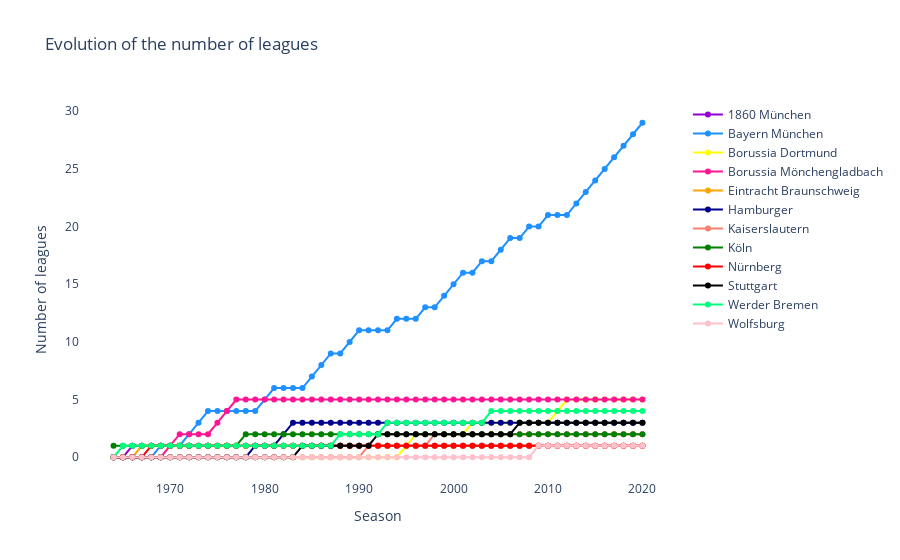

Here is the notebook cell this chart was saved with:
### Code cell
import plotly
import chart_studio.plotly as py
import plotly.graph_objects as go
import chart_studio
chart_studio.tools.set_credentials_file(username='Hami', api_key='••••••••••') ### SET YOUR API PASSWORT!!! IF YOU DO NOT HAVE ONE, CREATE IT :)

# convert season to integer type
season = [int(season[:4])+1 for season in evolution_leagues.index]
# colors for the line plot
colors = ['darkviolet', 'dodgerblue', 'yellow', 'deeppink', 'orange', 'darkblue', 'salmon', 'green', 'red', 'black', 'springgreen', 'pink']

# create a figure 
fig = go.Figure()

# add line plots - a line per team
for index, column in enumerate(evolution_leagues.columns):
    fig.add_trace(go.Scatter(x=season, y=evolution_leagues[column],
                        mode='lines+markers',
                        name=column,
                        line_color=colors[index],
                        hovertemplate = 'Leagues = '+'%{y} <br>' +
                        'Season  = ' + '%{x}'))

# Title and labels
fig.update_layout(title='Evolution of the number of leagues',
                   xaxis_title='Season',
                   yaxis_title='Number of leagues',
                   plot_bgcolor='white')


#py.iplot(fig, filename = 'evolution_leagues_bundesliga', sharing='public')

### Figure 1 — Plotly figure (JSON) as saved in the notebook; plotly's stock layout.template omitted (floating-point values rounded to 4 significant figures)
{"data": [{"hovertemplate": "Leagues = %{y} <br>Season  = %{x}", "line": {"color": "darkviolet"}, "mode": "lines+markers", "name": "1860 München", "type": "scatter", "x": [1964, 1965, 1966, 1967, 1968, 1969, 1970, 1971, 1972, 1973, 1974, 1975, 1976, 1977, 1978, 1979, 1980, 1981, 1982, 1983, 1984, 1985, 1986, 1987, 1988, 1989, 1990, 1991, 1992, 1993, 1994, 1995, 1996, 1997, 1998, 1999, 2000, 2001, 2002, 2003, 2004, 2005, 2006, 2007, 2008, 2009, 2010, 2011, 2012, 2013, 2014, 2015, 2016, 2017, 2018, 2019, 2020], "y": [0, 0, 1, 1, 1, 1, 1, 1, 1, 1, 1, 1, 1, 1, 1, 1, 1, 1, 1, 1, 1, 1, 1, 1, 1, 1, 1, 1, 1, 1, 1, 1, 1, 1, 1, 1, 1, 1, 1, 1, 1, 1, 1, 1, 1, 1, 1, 1, 1, 1, 1, 1, 1, 1, 1, 1, 1]}, {"hovertemplate": "Leagues = %{y} <br>Season  = %{x}", "line": {"color": "dodgerblue"}, "mode": "lines+markers", "name": "Bayern München", "type": "scatter", "x": [1964, 1965, 1966, 1967, 1968, 1969, 1970, 1971, 1972, 1973, 1974, 1975, 1976, 1977, 1978, 1979, 1980, 1981, 1982, 1983, 1984, 1985, 1986, 1987, 1988, 1989, 1990, 1991, 1992, 1993, 1994, 1995, 1996, 1997, 1998, 1999, 2000, 2001, 2002, 2003, 2004, 2005, 2006, 2007, 2008, 2009, 2010, 2011, 2012, 2013, 2014, 2015, 2016, 2017, 2018, 2019, 2020], "y": [0, 0, 0, 0, 0, 1, 1, 1, 2, 3, 4, 4, 4, 4, 4, 4, 5, 6, 6, 6, 6, 7, 8, 9, 9, 10, 11, 11, 11, 11, 12, 12, 12, 13, 13, 14, 15, 16, 16, 17, 17, 18, 19, 19, 20, 20, 21, 21, 21, 22, 23, 24, 25, 26, 27, 28, 29]}, {"hovertemplate": "Leagues = %{y} <br>Season  = %{x}", "line": {"color": "yellow"}, "mode": "lines+markers", "name": "Borussia Dortmund", "type": "scatter", "x": [1964, 1965, 1966, 1967, 1968, 1969, 1970, 1971, 1972, 1973, 1974, 1975, 1976, 1977, 1978, 1979, 1980, 1981, 1982, 1983, 1984, 1985, 1986, 1987, 1988, 1989, 1990, 1991, 1992, 1993, 1994, 1995, 1996, 1997, 1998, 1999, 2000, 2001, 2002, 2003, 2004, 2005, 2006, 2007, 2008, 2009, 2010, 2011, 2012, 2013, 2014, 2015, 2016, 2017, 2018, 2019, 2020], "y": [0, 0, 0, 0, 0, 0, 0, 0, 0, 0, 0, 0, 0, 0, 0, 0, 0, 0, 0, 0, 0, 0, 0, 0, 0, 0, 0, 0, 0, 0, 0, 1, 2, 2, 2, 2, 2, 2, 3, 3, 3, 3, 3, 3, 3, 3, 3, 4, 5, 5, 5, 5, 5, 5, 5, 5, 5]}, {"hovertemplate": "Leagues = %{y} <br>Season  = %{x}", "line": {"color": "deeppink"}, "mode": "lines+markers", "name": "Borussia Mönchengladbach", "type": "scatter", "x": [1964, 1965, 1966, 1967, 1968, 1969, 1970, 1971, 1972, 1973, 1974, 1975, 1976, 1977, 1978, 1979, 1980, 1981, 1982, 1983, 1984, 1985, 1986, 1987, 1988, 1989, 1990, 1991, 1992, 1993, 1994, 1995, 1996, 1997, 1998, 1999, 2000, 2001, 2002, 2003, 2004, 2005, 2006, 2007, 2008, 2009, 2010, 2011, 2012, 2013, 2014, 2015, 2016, 2017, 2018, 2019, 2020], "y": [0, 0, 0, 0, 0, 0, 1, 2, 2, 2, 2, 3, 4, 5, 5, 5, 5, 5, 5, 5, 5, 5, 5, 5, 5, 5, 5, 5, 5, 5, 5, 5, 5, 5, 5, 5, 5, 5, 5, 5, 5, 5, 5, 5, 5, 5, 5, 5, 5, 5, 5, 5, 5, 5, 5, 5, 5]}, {"hovertemplate": "Leagues = %{y} <br>Season  = %{x}", "line": {"color": "orange"}, "mode": "lines+markers", "name": "Eintracht Braunschweig", "type": "scatter", "x": [1964, 1965, 1966, 1967, 1968, 1969, 1970, 1971, 1972, 1973, 1974, 1975, 1976, 1977, 1978, 1979, 1980, 1981, 1982, 1983, 1984, 1985, 1986, 1987, 1988, 1989, 1990, 1991, 1992, 1993, 1994, 1995, 1996, 1997, 1998, 1999, 2000, 2001, 2002, 2003, 2004, 2005, 2006, 2007, 2008, 2009, 2010, 2011, 2012, 2013, 2014, 2015, 2016, 2017, 2018, 2019, 2020], "y": [0, 0, 0, 1, 1, 1, 1, 1, 1, 1, 1, 1, 1, 1, 1, 1, 1, 1, 1, 1, 1, 1, 1, 1, 1, 1, 1, 1, 1, 1, 1, 1, 1, 1, 1, 1, 1, 1, 1, 1, 1, 1, 1, 1, 1, 1, 1, 1, 1, 1, 1, 1, 1, 1, 1, 1, 1]}, {"hovertemplate": "Leagues = %{y} <br>Season  = %{x}", "line": {"color": "darkblue"}, "mode": "lines+markers", "name": "Hamburger", "type": "scatter", "x": [1964, 1965, 1966, 1967, 1968, 1969, 1970, 1971, 1972, 1973, 1974, 1975, 1976, 1977, 1978, 1979, 1980, 1981, 1982, 1983, 1984, 1985, 1986, 1987, 1988, 1989, 1990, 1991, 1992, 1993, 1994, 1995, 1996, 1997, 1998, 1999, 2000, 2001, 2002, 2003, 2004, 2005, 2006, 2007, 2008, 2009, 2010, 2011, 2012, 2013, 2014, 2015, 2016, 2017, 2018, 2019, 2020], "y": [0, 0, 0, 0, 0, 0, 0, 0, 0, 0, 0, 0, 0, 0, 0, 1, 1, 1, 2, 3, 3, 3, 3, 3, 3, 3, 3, 3, 3, 3, 3, 3, 3, 3, 3, 3, 3, 3, 3, 3, 3, 3, 3, 3, 3, 3, 3, 3, 3, 3, 3, 3, 3, 3, 3, 3, 3]}, {"hovertemplate": "Leagues = %{y} <br>Season  = %{x}", "line": {"color": "salmon"}, "mode": "lines+markers", "name": "Kaiserslautern", "type": "scatter", "x": [1964, 1965, 1966, 1967, 1968, 1969, 1970, 1971, 1972, 1973, 1974, 1975, 1976, 1977, 1978, 1979, 1980, 1981, 1982, 1983, 1984, 1985, 1986, 1987, 1988, 1989, 1990, 1991, 1992, 1993, 1994, 1995, 1996, 1997, 1998, 1999, 2000, 2001, 2002, 2003, 2004, 2005, 2006, 2007, 2008, 2009, 2010, 2011, 2012, 2013, 2014, 2015, 2016, 2017, 2018, 2019, 2020], "y": [0, 0, 0, 0, 0, 0, 0, 0, 0, 0, 0, 0, 0, 0, 0, 0, 0, 0, 0, 0, 0, 0, 0, 0, 0, 0, 0, 1, 1, 1, 1, 1, 1, 1, 2, 2, 2, 2, 2, 2, 2, 2, 2, 2, 2, 2, 2, 2, 2, 2, 2, 2, 2, 2, 2, 2, 2]}, {"hovertemplate": "Leagues = %{y} <br>Season  = %{x}", "line": {"color": "green"}, "mode": "lines+markers", "name": "Köln", "type": "scatter", "x": [1964, 1965, 1966, 1967, 1968, 1969, 1970, 1971, 1972, 1973, 1974, 1975, 1976, 1977, 1978, 1979, 1980, 1981, 1982, 1983, 1984, 1985, 1986, 1987, 1988, 1989, 1990, 1991, 1992, 1993, 1994, 1995, 1996, 1997, 1998, 1999, 2000, 2001, 2002, 2003, 2004, 2005, 2006, 2007, 2008, 2009, 2010, 2011, 2012, 2013, 2014, 2015, 2016, 2017, 2018, 2019, 2020], "y": [1, 1, 1, 1, 1, 1, 1, 1, 1, 1, 1, 1, 1, 1, 2, 2, 2, 2, 2, 2, 2, 2, 2, 2, 2, 2, 2, 2, 2, 2, 2, 2, 2, 2, 2, 2, 2, 2, 2, 2, 2, 2, 2, 2, 2, 2, 2, 2, 2, 2, 2, 2, 2, 2, 2, 2, 2]}, {"hovertemplate": "Leagues = %{y} <br>Season  = %{x}", "line": {"color": "red"}, "mode": "lines+markers", "name": "Nürnberg", "type": "scatter", "x": [1964, 1965, 1966, 1967, 1968, 1969, 1970, 1971, 1972, 1973, 1974, 1975, 1976, 1977, 1978, 1979, 1980, 1981, 1982, 1983, 1984, 1985, 1986, 1987, 1988, 1989, 1990, 1991, 1992, 1993, 1994, 1995, 1996, 1997, 1998, 1999, 2000, 2001, 2002, 2003, 2004, 2005, 2006, 2007, 2008, 2009, 2010, 2011, 2012, 2013, 2014, 2015, 2016, 2017, 2018, 2019, 2020], "y": [0, 0, 0, 0, 1, 1, 1, 1, 1, 1, 1, 1, 1, 1, 1, 1, 1, 1, 1, 1, 1, 1, 1, 1, 1, 1, 1, 1, 1, 1, 1, 1, 1, 1, 1, 1, 1, 1, 1, 1, 1, 1, 1, 1, 1, 1, 1, 1, 1, 1, 1, 1, 1, 1, 1, 1, 1]}, {"hovertemplate": "Leagues = %{y} <br>Season  = %{x}", "line": {"color": "black"}, "mode": "lines+markers", "name": "Stuttgart", "type": "scatter", "x": [1964, 1965, 1966, 1967, 1968, 1969, 1970, 1971, 1972, 1973, 1974, 1975, 1976, 1977, 1978, 1979, 1980, 1981, 1982, 1983, 1984, 1985, 1986, 1987, 1988, 1989, 1990, 1991, 1992, 1993, 1994, 1995, 1996, 1997, 1998, 1999, 2000, 2001, 2002, 2003, 2004, 2005, 2006, 2007, 2008, 2009, 2010, 2011, 2012, 2013, 2014, 2015, 2016, 2017, 2018, 2019, 2020], "y": [0, 0, 0, 0, 0, 0, 0, 0, 0, 0, 0, 0, 0, 0, 0, 0, 0, 0, 0, 0, 1, 1, 1, 1, 1, 1, 1, 1, 2, 2, 2, 2, 2, 2, 2, 2, 2, 2, 2, 2, 2, 2, 2, 3, 3, 3, 3, 3, 3, 3, 3, 3, 3, 3, 3, 3, 3]}, {"hovertemplate": "Leagues = %{y} <br>Season  = %{x}", "line": {"color": "springgreen"}, "mode": "lines+markers", "name": "Werder Bremen", "type": "scatter", "x": [1964, 1965, 1966, 1967, 1968, 1969, 1970, 1971, 1972, 1973, 1974, 1975, 1976, 1977, 1978, 1979, 1980, 1981, 1982, 1983, 1984, 1985, 1986, 1987, 1988, 1989, 1990, 1991, 1992, 1993, 1994, 1995, 1996, 1997, 1998, 1999, 2000, 2001, 2002, 2003, 2004, 2005, 2006, 2007, 2008, 2009, 2010, 2011, 2012, 2013, 2014, 2015, 2016, 2017, 2018, 2019, 2020], "y": [0, 1, 1, 1, 1, 1, 1, 1, 1, 1, 1, 1, 1, 1, 1, 1, 1, 1, 1, 1, 1, 1, 1, 1, 2, 2, 2, 2, 2, 3, 3, 3, 3, 3, 3, 3, 3, 3, 3, 3, 4, 4, 4, 4, 4, 4, 4, 4, 4, 4, 4, 4, 4, 4, 4, 4, 4]}, {"hovertemplate": "Leagues = %{y} <br>Season  = %{x}", "line": {"color": "pink"}, "mode": "lines+markers", "name": "Wolfsburg", "type": "scatter", "x": [1964, 1965, 1966, 1967, 1968, 1969, 1970, 1971, 1972, 1973, 1974, 1975, 1976, 1977, 1978, 1979, 1980, 1981, 1982, 1983, 1984, 1985, 1986, 1987, 1988, 1989, 1990, 1991, 1992, 1993, 1994, 1995, 1996, 1997, 1998, 1999, 2000, 2001, 2002, 2003, 2004, 2005, 2006, 2007, 2008, 2009, 2010, 2011, 2012, 2013, 2014, 2015, 2016, 2017, 2018, 2019, 2020], "y": [0, 0, 0, 0, 0, 0, 0, 0, 0, 0, 0, 0, 0, 0, 0, 0, 0, 0, 0, 0, 0, 0, 0, 0, 0, 0, 0, 0, 0, 0, 0, 0, 0, 0, 0, 0, 0, 0, 0, 0, 0, 0, 0, 0, 0, 1, 1, 1, 1, 1, 1, 1, 1, 1, 1, 1, 1]}], "layout": {"plot_bgcolor": "white", "title": {"text": "Evolution of the number of leagues"}, "xaxis": {"title": {"text": "Season"}}, "yaxis": {"title": {"text": "Number of leagues"}}}}
